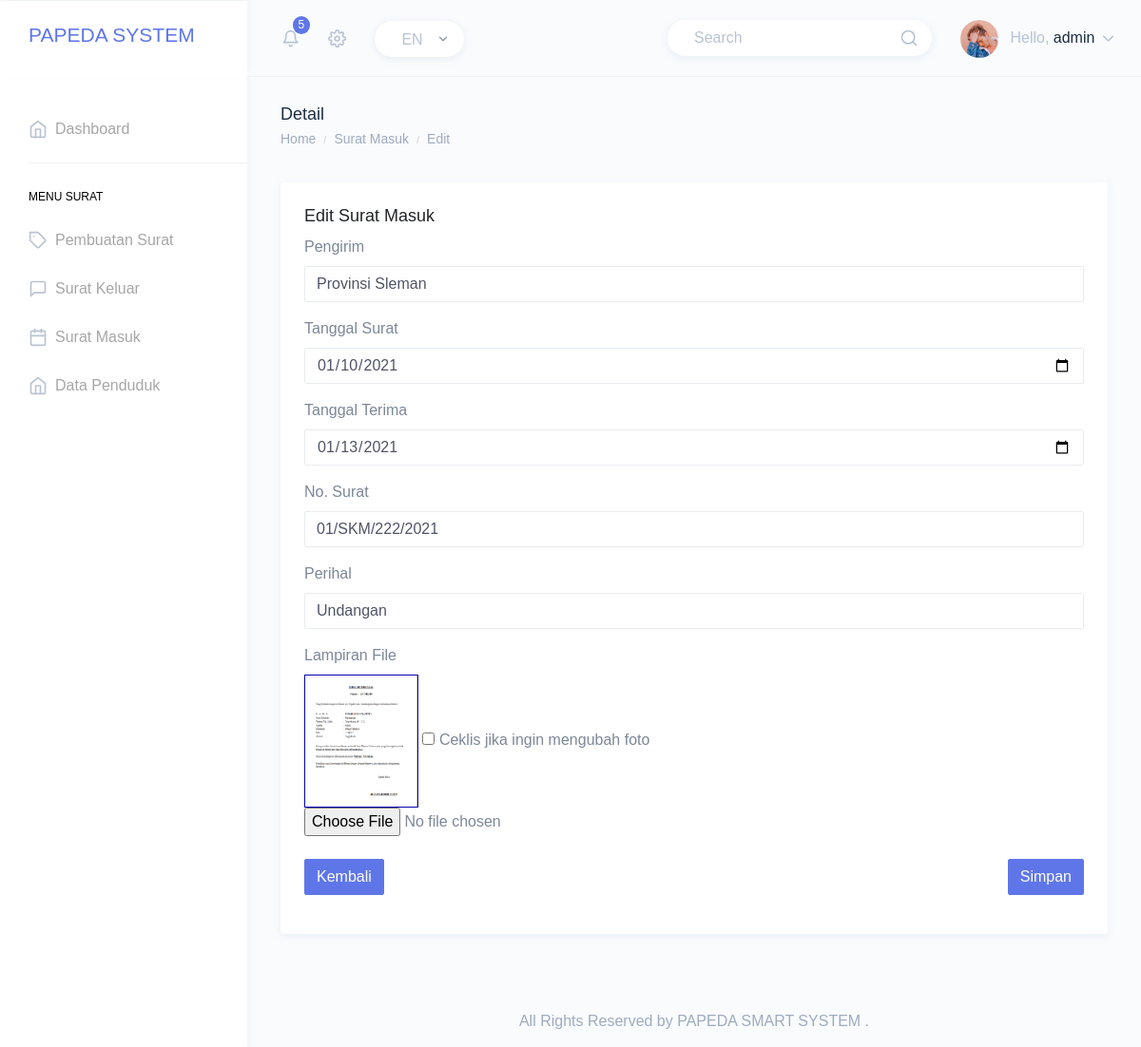
Page /dashboard/html/sm_edit.php?id=5 (signed in) on the committed database.
### tables this page shows
CREATE TABLE `tb_suratmasuk` (
  `id` int(11) NOT NULL,
  `pengirim` varchar(50) NOT NULL,
  `tgl_surat` date NOT NULL,
  `tgl_terima` date NOT NULL,
  `no_surat` varchar(50) NOT NULL,
  `perihal` varchar(50) NOT NULL,
  `lampiran_file` varchar(50) NOT NULL
);

### dashboard/html/sm_edit.php (the view, shortened to what this page needs)
<?php
include 'header.php';
 ?>
<div class="page-wrapper">
<div class="page-breadcrumb">
    <div class="row">
        <div class="col-7 align-self-center">
            <h4 class="page-title text-truncate text-dark font-weight-medium mb-1">Detail</h4>
            <div class="d-flex align-items-center">
                <nav aria-label="breadcrumb">
                    <ol class="breadcrumb m-0 p-0">
                        <li class="breadcrumb-item"><a class="text-muted">Home</a></li>
                        <li class="breadcrumb-item text-muted active" aria-current="page">Surat Masuk</li>
                        <li class="breadcrumb-item text-muted active" aria-current="page">Edit</li>
                    </ol>
                </nav>
            </div>
        </div>
    </div>
</div>
<div class="container-fluid">
    <div class="row">
        <div class="col-12">
            <div class="card">
                <div class="card-body">
                    <h4 class="card-title">Edit Surat Masuk</h4>
                    <div class="table-responsive">
                      <table id="zero_config" class="table table-striped table-bordered no-wrap">
                      <?php
                      $kondisi=$_GET['id'];
                      $query_opendata = "SELECT * FROM tb_suratmasuk WHERE id=$kondisi";
                      $tampil_opendata = mysqli_query($koneksi, $query_opendata);
                      $d = mysqli_fetch_array($tampil_opendata);
                      ?>
                      <form action="sm_update.php" method="POST" enctype="multipart/form-data">
                        <div class="form-group" >
                          <label>Pengirim</label>
                          <input type="text" name="pengirim" class="form-control" value="<?php echo $d['pengirim']; ?>">
                        </div>
                        <div class="form-group">
                          <label>Tanggal Surat</label>
                          <input type="date" name="tgl_surat" class="form-control" value="<?php echo $d['tgl_surat']; ?>">
                        </div>
                        <div class="form-group">
                          <label>Tanggal Terima</label>
                          <input type="date" name="tgl_terima" class="form-control" value="<?php echo $d['tgl_terima']; ?>">
                        </div>
                        <div class="form-group">
                          <label>No. Surat</label>
                          <input type="text" name="no_surat" class="form-control" value="<?php echo $d['no_surat']; ?>">
                        </div>
                        <div class="form-group">
                          <label>Perihal</label>
                          <input type="text" name="perihal" class="form-control" value="<?php echo $d['perihal']; ?>">
                        </div>
                        <div class="form-grup">
                        <label> Lampiran File</label><br>
                        <a href="gambar/<?php echo $d['lampiran_file']; ?>" target="_blank"><?php echo "<img style='border:1px solid #0404B4;' src='gambar/".$d['lampiran_file']."' width='120' height='140'>"; ?> </a>
                        <input type="checkbox" name="ubah_foto" value="true"> Ceklis jika ingin mengubah foto<br>
                        <input type="file" name="foto">
                        </div><br>
                          <a href="surat_masuk.php" class="btn btn-primary">Kembali</a>
                          <button type="submit" class="btn btn-primary float-right">Simpan</button>
                      </form>
                   </table>
                 </div>
           </div>
       </div>
   </div>
</div>
</div>
<?php
include 'footer.php';
 ?>

### rows in the picture
tb_suratmasuk: pengirim "Provinsi Sleman", tgl_surat "01/10/2021", tgl_terima "01/13/2021", no_surat "01/SKM/222/2021", perihal "Undangan", lampiran_file (picture)

### other values in the picture
$_SESSION['username'] "admin"
